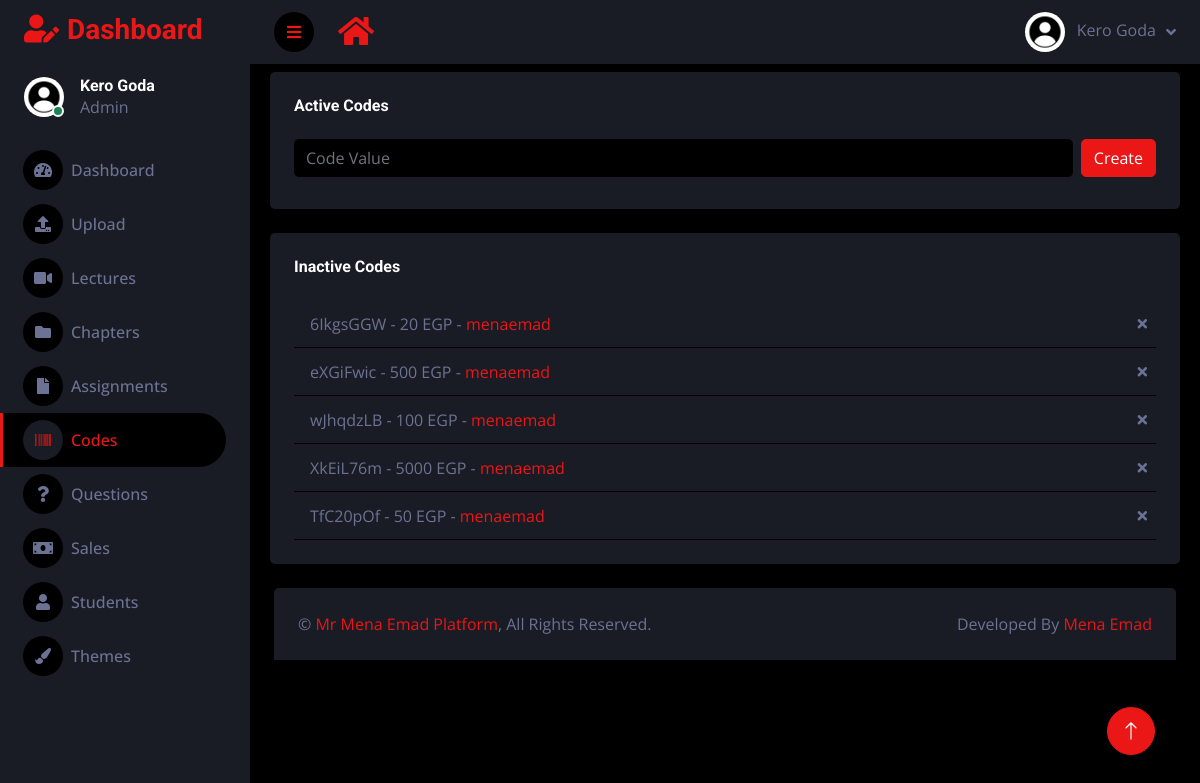
The app's page /ar/dashboard/codes (signed in) with its own data.
### main/models.py (models this page shows, shortened)
class Profile(models.Model):
    user = models.ForeignKey(User, on_delete=models.CASCADE , blank=True , null=True)
    id_user = models.IntegerField()
    username = models.CharField(max_length=100, blank=True)
    name = models.CharField(max_length=100, blank=True , null=True)
    image = models.ImageField(upload_to='profile_images', default='blank-profile-picture.jpg' , blank=True , null=True)
    phone = models.CharField(max_length=100, blank=True , null=True)
    school = models.TextField(blank=True)
    location = models.CharField(max_length=100, blank=True)
    class years(models.TextChoices):
        first = 'first',
        second = 'second',
        third = 'third',
        none = 'none',
    year = models.CharField(max_length=25, choices=years.choices, default=years.none,  blank=True , null=True)
    money = models.IntegerField(editable=True , default='0')
    no_of_buys = models.IntegerField(default=0)
    public = models.BooleanField(default=True)
    join_date = models.DateTimeField(default=datetime.now)
    premium = models.BooleanField(default=True)
    instructor = models.BooleanField(default=False)
    admin = models.BooleanField(default=False)
    code = models.CharField(blank=True , max_length=100)

class Code(models.Model):
    code_id = models.CharField(max_length=8 , blank=True , null=True)
    user = models.ForeignKey(User, on_delete=models.CASCADE , blank=True , null=True)
    teacher = models.CharField(max_length=100 , blank=True )
    money = models.IntegerField()
    student = models.CharField(max_length=100 , blank=True )
    active = models.BooleanField(default=True)
    created_at = models.DateTimeField(default=datetime.now)
    class Meta:
        verbose_name = ("Code")
        verbose_name_plural = ("Codes")

### dashboard/views.py (the view)
# urls.py: path('dashboard/codes' , views.dashboard_codes , name="dashboard-codes"),
def dashboard_codes(request ):
    if User.objects.filter(username=request.user.username).first():
        user_object = User.objects.get(username=request.user.username)
        user_profile = Profile.objects.get(user=user_object)
        notifications_count = Notification.objects.filter(user=request.user).count()
    else:
        user_profile = ''
        notifications_count = ''
    active_codes = Code.objects.filter(active=True , teacher=request.user.username).order_by('-created_at')
    inactive_codes = Code.objects.filter(active=False , teacher=request.user.username).order_by('-created_at')
    return render(request, 'dark/codes.html', {'user_profile': user_profile, 'active_codes':active_codes , 'inactive_codes':inactive_codes ,  'notifications' : notifications_count })

### templates/dark/codes.html (shortened to what this page needs)
{% extends "base-dark.html" %}
{% load static %}
{% block content%}
<body>
    <div class="container-fluid position-relative d-flex p-0">
        <div class="sidebar pe-4 pb-3">
            <nav class="navbar bg-secondary navbar-dark">
                <a href="/dashboard" class="navbar-brand mx-4 mb-3">
                    <h3 class="text-primary"><i class="fa fa-user-edit me-2"></i>Dashboard</h3>
                </a>
                <div class="d-flex align-items-center ms-4 mb-4">
                    <div class="position-relative">
                        {% if user_profile.image %}
                        <img class="rounded-circle" src="{{user_profile.image.url}}" alt=""
                            style="width: 40px; height: 40px;">
                        {% else %}
                        <img class="rounded-circle" src="{% static 'images/default-profile-image.jpg' %}" alt=""
                            style="width: 40px; height: 40px;">
                        {% endif %}
                        <div
                            class="bg-success rounded-circle border border-2 border-white position-absolute end-0 bottom-0 p-1">
                        </div>
                    </div>
                    <div class="ms-3">
                        <h6 class="mb-0">{{user_profile.name}}</h6>
                        <span>Admin</span>
                    </div>
                </div>
                <div class="navbar-nav w-100">
                    <a href="{% url 'dashboard-page' %}" class="nav-item nav-link "><i
                            class="fa fa-tachometer-alt me-2"></i>Dashboard</a>
                    <a href="{% url 'dashboard-upload-page' %}" class="nav-item nav-link "><i class="fa fa-upload me-2"></i>Upload</a>
                    <a href="{% url 'dashboard-lectures' %}" class="nav-item nav-link"><i class="fa fa-video me-2"></i>Lectures</a>
                    <a href="{% url 'dashboard-chapters' %}" class="nav-item nav-link "><i
                            class="fa fa-folder me-2"></i>Chapters</a>
                    <a href="/dashboard/assignments" class="nav-item nav-link "><i
                            class="fa fa-file me-2"></i>Assignments</a>
                    <a href="{% url 'dashboard-codes' %}" class="nav-item nav-link active"><i
                            class="fa fa-barcode me-2"></i>Codes</a>
                    <a href="{% url 'dashboard-questions' %}" class="nav-item nav-link "><i
                            class="fa fa-question me-2"></i>Questions</a>
                    <a href="{% url 'dashboard-sales' %}" class="nav-item nav-link "><i
                            class="fa fa-money-bill me-2"></i>Sales</a>
                    <a href="{% url 'dashboard-students' %}" class="nav-item nav-link "><i
                            class="fa fa-user me-2"></i>Students</a>
                    <a href="{% url 'dashboard-themes' %}" class="nav-item nav-link "><i
                            class="fa fa-paint-brush me-2"></i>Themes</a>
                </div>
            </nav>
        </div>
        <div class="content">
            <nav class="navbar navbar-expand bg-secondary navbar-dark sticky-top px-4 py-0">
                <a href="#" class="sidebar-toggler flex-shrink-0 me-4">
                    <i class="fa fa-bars"></i>
                </a>
                <a href="/" class="navbar-brand d-flex ">
                    <h2 class="text-primary mb-0"><i class="fa fa-home"></i></h2>
                </a>
                <div class="navbar-nav align-items-center ms-auto">
                    <div class="nav-item dropdown">
                        <a href="#" class="nav-link dropdown-toggle" data-bs-toggle="dropdown">
                            {% if user_profile.image %}
                            <img class="rounded-circle me-lg-2" src="{{user_profile.image.url}}" alt=""
                                style="width: 40px; height: 40px;">
                            {% else %}
                            <img class="rounded-circle me-lg-2" src="{% static 'images/default-profile-image.jpg' %}"
                                alt="" style="width: 40px; height: 40px;">
                            {% endif %}
                            <span class="d-none d-lg-inline-flex">{{user_profile.name}}</span>
                        </a>
                    </div>
                </div>
            </nav>
            <div class="container-fluid pt-2 px-2">
                <div class="row rounded  mx-0">
                    <div class="col-12" id="codes">
                        <div class="h-100 bg-secondary rounded p-4">
                            <div class="d-flex align-items-center justify-content-between mb-4">
                                <h6 class="mb-0">Active Codes</h6>
                            </div>
                            <form action="/code-generator" method="POST">
                                <div class="d-flex mb-2">
                                    <input class="form-control bg-dark border-0" name="money" type="text"
                                        placeholder="Code Value">
                                    <button type="submit" class="btn btn-primary ms-2">Create</button>
                                </div>
                            </form>
                        </div>
                    </div>
                    <div class="col-12 mt-4" id="codes">
                        <div class="h-100 bg-secondary rounded p-4">
                            <div class="d-flex align-items-center justify-content-between mb-4">
                                <h6 class="mb-0">Inactive Codes</h6>
                            </div>
                            {% for code in inactive_codes %}
                            <div class="d-flex align-items-center border-bottom py-2">
                                <div class="w-100 ms-3">
                                    <div class="d-flex w-100 align-items-center justify-content-between">
                                        <span>{{code.code_id}} - {{code.money}} EGP - <span class="text-primary"><a
                                                    href="/profile/{{code.student}}">{{code.student}}</a></span></span>
                                        <form action="/delete-code" method="POST">
                                            <button type="submit" class="btn btn-sm"><i
                                                    class="fa fa-times"></i></button>
                                        </form>
                                    </div>
                                </div>
                            </div>
                            {% endfor %}
                        </div>
                    </div>
                </div>
            </div>
            <div class="container-fluid pt-4 px-4">
                <div class="bg-secondary rounded-top p-4">
                    <div class="row">
                        <div class="col-12 col-sm-6 text-center text-sm-start">
                            &copy; <a href="/">Mr Mena Emad Platform</a>, All Rights Reserved.
                        </div>
                        <div class="col-12 col-sm-6 text-center text-sm-end">
                        Developed By <a href="https://www.facebook.com/bondok.emad">Mena Emad</a>
                        </div>
                    </div>
                </div>
            </div>
        </div>
        <a href="#" class="btn btn-lg btn-primary btn-lg-square back-to-top"><i class="bi bi-arrow-up"></i></a>
    </div>
</body>
{% endblock content %}

### plat/static/dark/css/style.css (style rules this page uses)
:root { --primary: #EB1616; --secondary: #191C24; --light: #6C7293; --dark: #000000; }
.back-to-top { position: fixed; display: none; right: 45px; bottom: 45px; z-index: 99; }
.btn { transition: .5s; }
.btn-lg-square { width: 48px; height: 48px; }
.btn-square, .btn-sm-square, .btn-lg-square { padding: 0; display: inline-flex; align-items: center; justify-content: center; font-weight: normal; border-radius: 50px; }
.sidebar { position: fixed; top: 0; left: 0; bottom: 0; width: 250px; height: 100vh; overflow-y: auto; background: var(--secondary); transition: 0.5s; z-index: 999; }
.content { margin-left: 250px; min-height: 100vh; background: var(--dark); transition: 0.5s; }
@media (min-width: 992px) { .sidebar { margin-left: 0; } }
@media (min-width: 992px) { .content { width: calc(100% - 250px); } }
.sidebar .navbar .navbar-nav .nav-link { padding: 7px 20px; color: var(--light); font-weight: 500; border-left: 3px solid var(--secondary); border-radius: 0 30px 30px 0; outline: none; }
.sidebar .navbar .navbar-nav .nav-link:hover, .sidebar .navbar .navbar-nav .nav-link.active { color: var(--primary); background: var(--dark); border-color: var(--primary); }
.sidebar .navbar .navbar-nav .nav-link i { width: 40px; height: 40px; display: inline-flex; align-items: center; justify-content: center; background: var(--dark); border-radius: 40px; }
.sidebar .navbar .navbar-nav .nav-link:hover i, .sidebar .navbar .navbar-nav .nav-link.active i { background: var(--secondary); }
.content .navbar .navbar-nav .nav-link { margin-left: 25px; padding: 12px 0; color: var(--light); outline: none; }
.content .navbar .sidebar-toggler, .content .navbar .navbar-nav .nav-link i { width: 40px; height: 40px; display: inline-flex; align-items: center; justify-content: center; background: var(--dark); border-radius: 40px; }
.content .navbar .dropdown-toggle::after { margin-left: 6px; vertical-align: middle; border: none; content: "\f107"; font-family: "Font Awesome 5 Free"; font-weight: 900; transition: .5s; }

### records on screen
Profile: image (placeholder picture), name "Kero Goda"
Code: code_id "6IkgsGGW", money "20", student "menaemad"
Code: code_id "eXGiFwic", money "500", student "menaemad"
Code: code_id "wJhqdzLB", money "100", student "menaemad"
Code: code_id "XkEiL76m", money "5000", student "menaemad"
Code: code_id "TfC20pOf", money "50", student "menaemad"
